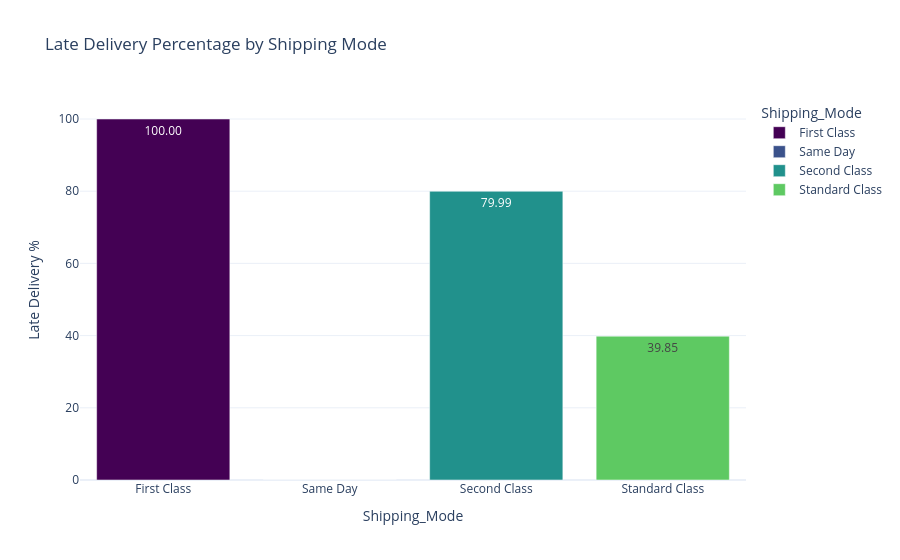

This figure's notebook cell:
### Markdown cell above
**Business Questions:**

- Which shipping mode experiences the highest delivery delays?
- Which shipping mode has better delivery performance?
- Are faster shipping modes consistently delivering on time?

### Code cell
shipping_analysis = (
    df.groupby('Shipping Mode')
    .agg(
        Total_Shipments=('Order Id', 'nunique'),
        Average_Scheduled_Days=('Scheduled Shipping days', 'mean'),
        Average_Actual_Days=('Actual Shipping Days', 'mean'),
        Late_Deliveries=('Is delay', 'sum')
    )
    .reset_index()
)

shipping_analysis['Late Delivery %'] = (
    shipping_analysis['Late_Deliveries'] /
    shipping_analysis['Total_Shipments']
) * 100
order_level = (
    df.groupby('Order Id')
    .agg(
        Shipping_Mode=('Shipping Mode', 'first'),
        Scheduled_Days=('Scheduled Shipping days', 'first'),
        Actual_Days=('Actual Shipping Days', 'first'),
        Is_Delay=('Is delay', 'max')
    )
    .reset_index()
)

shipping_analysis = (
    order_level.groupby('Shipping_Mode')
    .agg(
        Total_Orders=('Order Id', 'nunique'),
        Average_Scheduled_Days=('Scheduled_Days', 'mean'),
        Average_Actual_Days=('Actual_Days', 'mean'),
        Late_Deliveries=('Is_Delay', 'sum')
    )
    .reset_index()
)

shipping_analysis['Late Delivery %'] = (
    shipping_analysis['Late_Deliveries'] /
    shipping_analysis['Total_Orders']
) * 100

fig = px.bar(
    shipping_analysis,
    x='Shipping_Mode',
    y='Late Delivery %',
    color='Shipping_Mode',    
    template='plotly_white',
    title='Late Delivery Percentage by Shipping Mode',
    text_auto='.2f',
    color_discrete_sequence=custom_palette
)

fig.show()

### Figure 1 — Plotly figure (JSON) as saved in the notebook; plotly's stock layout.template omitted (floating-point values rounded to 4 significant figures)
{"data": [{"hovertemplate": "Shipping_Mode=%{x}<br>Late Delivery %=%{y}<extra></extra>", "legendgroup": "First Class", "marker": {"color": "#440154", "pattern": {"shape": ""}}, "name": "First Class", "orientation": "v", "showlegend": true, "textposition": "auto", "texttemplate": "%{y:.2f}", "type": "bar", "x": ["First Class"], "xaxis": "x", "y": [100.0], "yaxis": "y"}, {"hovertemplate": "Shipping_Mode=%{x}<br>Late Delivery %=%{y}<extra></extra>", "legendgroup": "Same Day", "marker": {"color": "#3b528b", "pattern": {"shape": ""}}, "name": "Same Day", "orientation": "v", "showlegend": true, "textposition": "auto", "texttemplate": "%{y:.2f}", "type": "bar", "x": ["Same Day"], "xaxis": "x", "y": [0.0], "yaxis": "y"}, {"hovertemplate": "Shipping_Mode=%{x}<br>Late Delivery %=%{y}<extra></extra>", "legendgroup": "Second Class", "marker": {"color": "#21918c", "pattern": {"shape": ""}}, "name": "Second Class", "orientation": "v", "showlegend": true, "textposition": "auto", "texttemplate": "%{y:.2f}", "type": "bar", "x": ["Second Class"], "xaxis": "x", "y": [79.99], "yaxis": "y"}, {"hovertemplate": "Shipping_Mode=%{x}<br>Late Delivery %=%{y}<extra></extra>", "legendgroup": "Standard Class", "marker": {"color": "#5ec962", "pattern": {"shape": ""}}, "name": "Standard Class", "orientation": "v", "showlegend": true, "textposition": "auto", "texttemplate": "%{y:.2f}", "type": "bar", "x": ["Standard Class"], "xaxis": "x", "y": [39.85], "yaxis": "y"}], "layout": {"barmode": "relative", "legend": {"title": {"text": "Shipping_Mode"}, "tracegroupgap": 0}, "title": {"text": "Late Delivery Percentage by Shipping Mode"}, "xaxis": {"anchor": "y", "categoryarray": ["First Class", "Same Day", "Second Class", "Standard Class"], "categoryorder": "array", "domain": [0, 1], "title": {"text": "Shipping_Mode"}}, "yaxis": {"anchor": "x", "domain": [0, 1], "title": {"text": "Late Delivery %"}}}}
